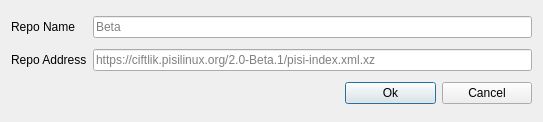
<?xml version="1.0" encoding="UTF-8"?>
<ui version="4.0">
 <class>RepoDialog</class>
 <widget class="QDialog" name="RepoDialog">
  <property name="geometry">
   <rect>
    <x>0</x>
    <y>0</y>
    <width>543</width>
    <height>122</height>
   </rect>
  </property>
  <property name="windowTitle">
   <string>Dialog</string>
  </property>
  <layout class="QGridLayout" name="gridLayout">
   <item row="0" column="0">
    <widget class="QLabel" name="label">
     <property name="sizePolicy">
      <sizepolicy hsizetype="Fixed" vsizetype="Preferred">
       <horstretch>0</horstretch>
       <verstretch>0</verstretch>
      </sizepolicy>
     </property>
     <property name="text">
      <string>Repo Name</string>
     </property>
    </widget>
   </item>
   <item row="0" column="1" colspan="3">
    <widget class="QLineEdit" name="le_name">
     <property name="placeholderText">
      <string>Beta</string>
     </property>
     <property name="clearButtonEnabled">
      <bool>true</bool>
     </property>
    </widget>
   </item>
   <item row="1" column="0">
    <widget class="QLabel" name="label_2">
     <property name="sizePolicy">
      <sizepolicy hsizetype="Fixed" vsizetype="Preferred">
       <horstretch>0</horstretch>
       <verstretch>0</verstretch>
      </sizepolicy>
     </property>
     <property name="text">
      <string>Repo Address</string>
     </property>
    </widget>
   </item>
   <item row="1" column="1" colspan="3">
    <widget class="QLineEdit" name="le_address">
     <property name="placeholderText">
      <string>https://ciftlik.pisilinux.org/2.0-Beta.1/pisi-index.xml.xz</string>
     </property>
     <property name="clearButtonEnabled">
      <bool>true</bool>
     </property>
    </widget>
   </item>
   <item row="2" column="0" colspan="2">
    <spacer name="horizontalSpacer">
     <property name="orientation">
      <enum>Qt::Horizontal</enum>
     </property>
     <property name="sizeHint" stdset="0">
      <size>
       <width>328</width>
       <height>20</height>
      </size>
     </property>
    </spacer>
   </item>
   <item row="2" column="2">
    <widget class="QPushButton" name="pb_ok">
     <property name="text">
      <string>Ok</string>
     </property>
     <property name="icon">
      <iconset theme="dialog-ok"/>
     </property>
    </widget>
   </item>
   <item row="2" column="3">
    <widget class="QPushButton" name="pb_cancel">
     <property name="text">
      <string>Cancel</string>
     </property>
     <property name="icon">
      <iconset theme="dialog-cancel"/>
     </property>
    </widget>
   </item>
  </layout>
 </widget>
 <resources/>
 <connections/>
</ui>
